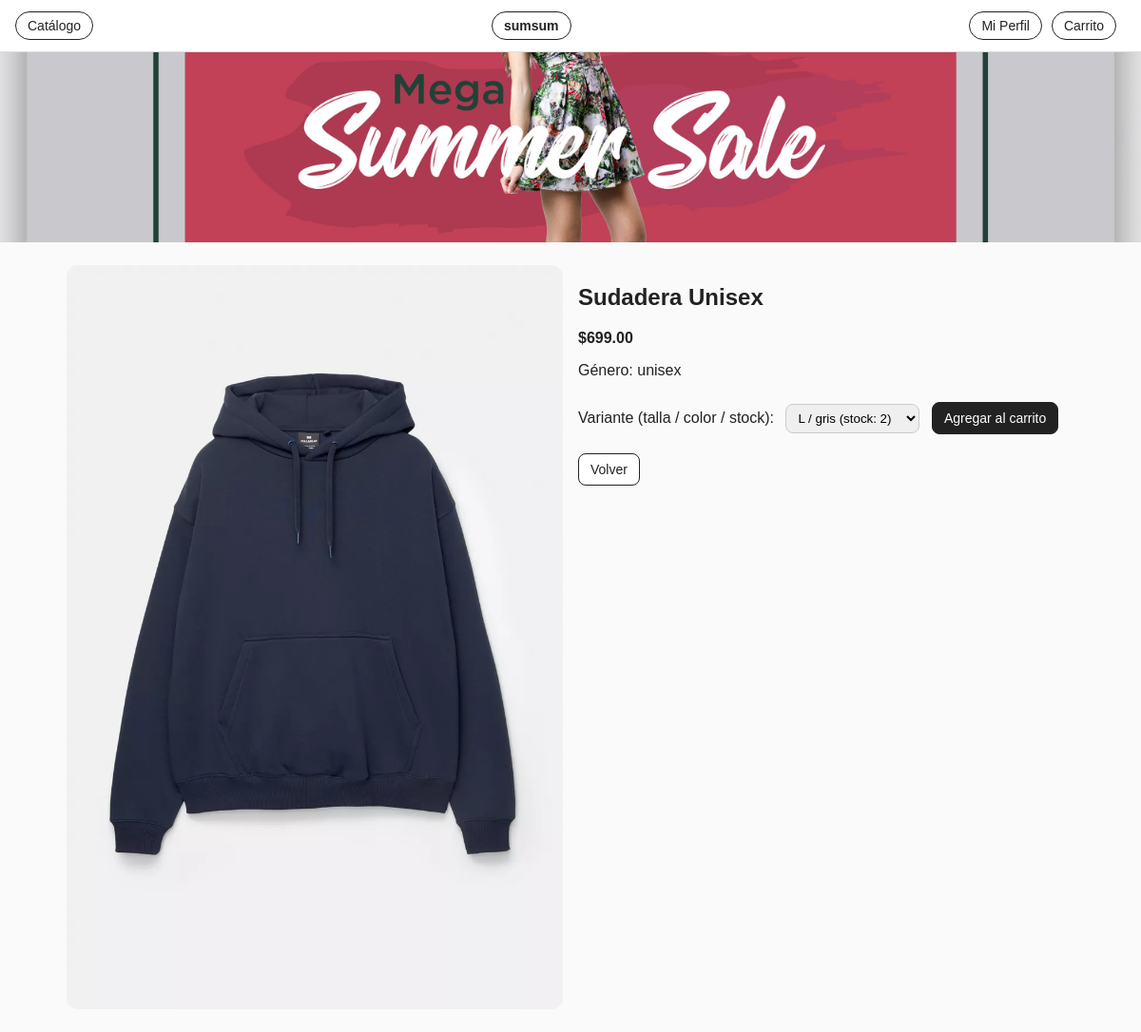
Screenshot of /product.php?id=1 with the database file from the repository.
### tables this page shows
CREATE TABLE `productos` (
  `id` int(11) NOT NULL,
  `nombre` varchar(120) NOT NULL,
  `precio` decimal(10,2) NOT NULL,
  `genero` enum('men','women','unisex') NOT NULL DEFAULT 'unisex',
  `imagen` varchar(255) DEFAULT NULL,
  `activo` tinyint(1) NOT NULL DEFAULT 1,
  `creado_en` timestamp NOT NULL DEFAULT current_timestamp()
);

### product.php (the view, shortened to what this page needs)
<?php
$pdo = db();
$id = isset($_GET['id']) ? (int)$_GET['id'] : 0;
$stmt = $pdo->prepare("SELECT id, nombre, precio, genero, imagen FROM productos WHERE id=? AND activo=1");
$stmt->execute([$id]);
$product = $stmt->fetch();
$variants = [];
if ($product) {
  $st = $pdo->prepare("SELECT id, talla, color, stock FROM variantes WHERE producto_id=? ORDER BY talla, color");
  $st->execute([$id]);
  $variants = $st->fetchAll();
}
function money($n){ return '$'.number_format((float)$n, 2); }
?>
<!doctype html>
<html lang="es">
<head>
  <link rel="stylesheet" href="assets/styles.css">
</head>
<body>
  <nav class="nav">
    <div><a href="catalog.php">Catálogo</a></div>
    <a href="index.php" class="brand">sumsum</a>
    <div><a href="#">Mi Perfil</a><a href="cart.php">Carrito</a></div>
  </nav>
  <img src="assets/banner1.jpg" alt="SALE" class="banner">
  <div class="container">
    <?php if(!$product): ?>
      <div style="grid-column:1/-1">
        <h2>Producto no encontrado</h2>
        <p><a class="btn" href="catalog.php">Volver al catálogo</a></p>
      </div>
    <?php else: ?>
      <div class="grid" style="grid-template-columns:1fr 1fr;">
        <div>
          <img src="<?= htmlspecialchars($product['imagen']) ?>"
               alt="<?= htmlspecialchars($product['nombre']) ?>"
               style="width:100%; border-radius:12px;">
        </div>
        <div>
          <h2><?= htmlspecialchars($product['nombre']) ?></h2>
          <p><strong><?= money($product['precio']) ?></strong></p>
          <p>Género: <?= htmlspecialchars($product['genero']) ?></p>
          <form method="post" action="cart.php" style="margin-top:12px;">
            <label for="variant">Variante (talla / color / stock):</label>
            <select id="variant" name="variant_id"
                    style="margin-left:8px; padding:6px 8px; border-radius:8px; border:1px solid #ccc;" required>
              <?php foreach ($variants as $v): ?>
                <option value="<?= (int)$v['id'] ?>" <?= (int)$v['stock']===0 ? 'disabled' : '' ?>>
                  <?= htmlspecialchars($v['talla']) ?><?= $v['color'] ? ' / '.htmlspecialchars($v['color']) : '' ?>
                </option>
              <?php endforeach; ?>
            </select>
            <button type="submit" class="btn" style="margin-left:8px;">Agregar al carrito</button>
          </form>
          <p style="margin-top:12px;">
            <a href="catalog.php" class="btn" style="background:#fff;color:#222;">Volver</a>
          </p>
        </div>
      </div>
    <?php endif; ?>
  </div>
</body>
</html>

### assets/styles.css (style rules this page uses)
* { box-sizing: border-box; }
body { font-family: Arial, sans-serif; margin:0; background:#fafafa; color:#222; }
.nav { display:flex; justify-content:space-between; align-items:center; padding:12px 16px; border-bottom:1px solid #ddd; background:#fff; position:sticky; top:0; }
.nav a { margin-right:10px; padding:6px 12px; border:1px solid #222; border-radius:999px; text-decoration:none; color:#222; font-size:14px; }
.brand { font-weight: bold; font-size: 20px; text-decoration: none; color: #000; border: none; }
.banner { width:100%; max-height:200px; object-fit:cover; }
.container { max-width:1100px; margin:0 auto; padding:20px; }
.grid { display:grid; grid-template-columns:repeat(auto-fill, minmax(200px,1fr)); gap:16px; }
.btn { display:inline-block; margin-top:8px; padding:8px 12px; border:1px solid #222; border-radius:8px; background:#222; color:#fff; text-decoration:none; font-size:14px; }

### rows the page displays
productos: imagen (picture), nombre "Sudadera Unisex", precio "$699.00", genero "unisex"

### other values shown
form field variant_id "L / gris (stock: 2)"
